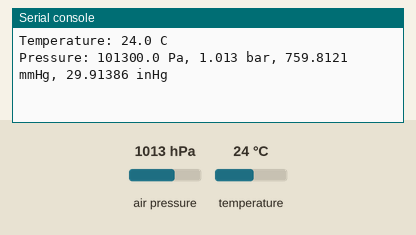
This program was run on a simulated MicroPython board. Parts: the last lines printed to the serial console. The test bench sets the inputs (shaded band); at power-on: air pressure 1013 hPa, temperature 24 °C. Library files of the repository ran but are not shown: bmp280.py.

Above: at 1.3 s.
1.4 s: air pressure set to 952 hPa
4.4 s: temperature set to 12 °C
At 5.9 s:
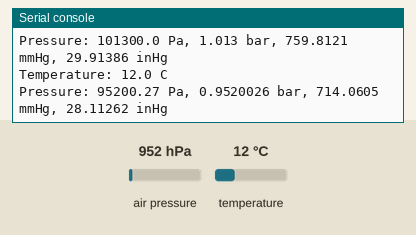
7.4 s: air pressure set to 975 hPa
At 11.0 s:
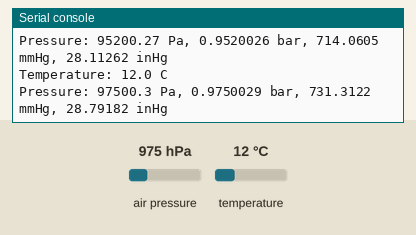
Timing chart, 0 to 12.5 s (numbered marks = the images above; inputs shaded):
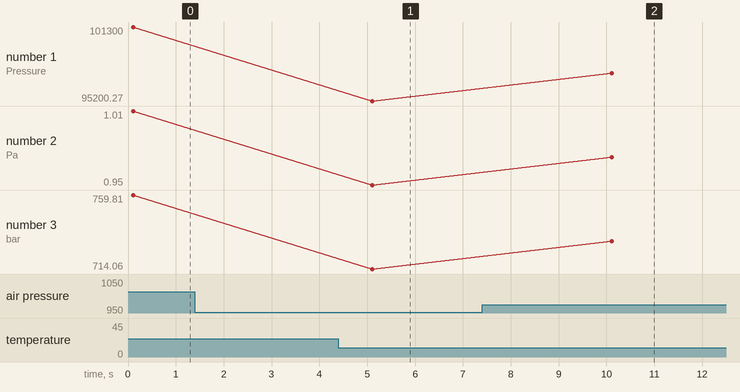

Measured:
- after the input at 4.4 s, the serial console: prints a new line after 0.71 s (image 1)
- after the input at 7.4 s, the serial console: prints a new line after 2.7 s (image 2)
- plotted number 1: 101300 → 95200.27 after the input at 4.4 s, 95200.27 → 97500.3 after the input at 7.4 s
- plotted number 2: 1.01 → 0.95 after the input at 4.4 s, 0.95 → 0.98 after the input at 7.4 s
- plotted number 3: 759.81 → 714.06 after the input at 4.4 s, 714.06 → 731.31 after the input at 7.4 s

The program:

Barometer.py
```python
# Source: Electrocredible.com, Language: MicroPython

from machine import Pin,I2C
from bmp280 import *
import time

sdaPIN=machine.Pin(0)
sclPIN=machine.Pin(1)
bus = I2C(0,sda=sdaPIN, scl=sclPIN, freq=400000)
time.sleep(0.1)
bmp = BMP280(bus)

bmp.use_case(BMP280_CASE_INDOOR)

while True:
    pressure=bmp.pressure
    p_bar=pressure/100000
    p_mmHg=pressure/133.3224
    p_inHg=p_mmHg/25.4
    temperature=bmp.temperature
    print("Temperature: {} C".format(temperature))
    print("Pressure: {} Pa, {} bar, {} mmHg, {} inHg".format(pressure,p_bar,p_mmHg,p_inHg))
    time.sleep(5)
```
